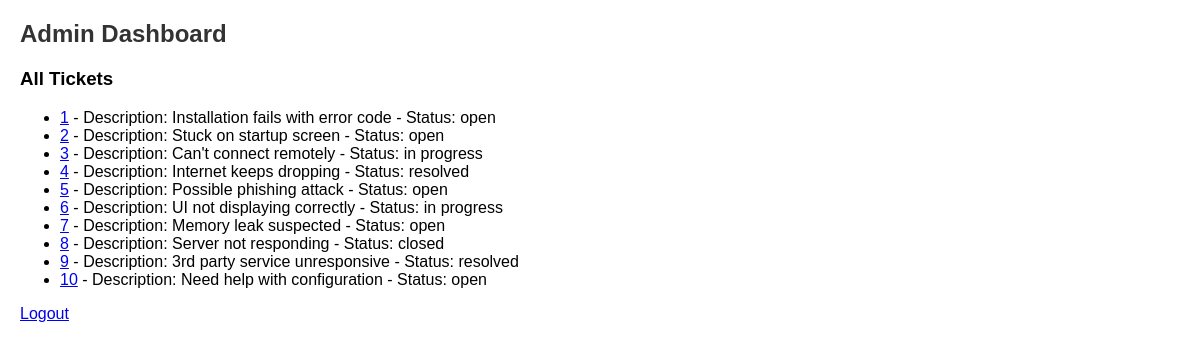
The app's page /dashboard (signed in) with its own data.
### tables this page shows
CREATE TABLE tickets (
            ticket_id INTEGER PRIMARY KEY AUTOINCREMENT,
            user_id INTEGER NOT NULL,
            category_id INTEGER NOT NULL,
            title TEXT NOT NULL,
            description TEXT NOT NULL,
            status TEXT NOT NULL,
            created_at TIMESTAMP DEFAULT CURRENT_TIMESTAMP,
            FOREIGN KEY (user_id) REFERENCES users(user_id),
            FOREIGN KEY (category_id) REFERENCES categories(category_id)
        );

### app.py (the view)
@app.route('/dashboard')
def dashboard():
    if 'user_id' not in session:
        return redirect('/')
    if session['role'] == 'admin':
        tickets = get_all_tickets()
    else:
        tickets = get_tickets_for_user(session['user_id'])
    return render_template(
        'admin_dashboard.html' if session['role'] == 'admin' else 'user_dashboard.html',
        tickets=tickets
    )

### database_operations.py (called while the page is built)
def get_db_connection():
    return sqlite3.connect(DB_NAME)

def get_all_tickets():
    conn = get_db_connection()
    cursor = conn.cursor()
    cursor.execute("SELECT * FROM tickets")
    tickets = cursor.fetchall()
    conn.close()
    return tickets

### templates/admin_dashboard.html
<!DOCTYPE html>
<html lang="en">
<head>
    <link rel="stylesheet" href="{{ url_for('static', filename='styles.css') }}">
</head>
<body>
    <h2>Admin Dashboard</h2>
    <h3>All Tickets</h3>
    <ul>
        {% for ticket in tickets %}
            <li><a href="/ticket/{{ ticket[0] }}">{{ ticket[0] }}</a> - Description: {{ ticket[4] }}  - Status: {{ ticket[5] }}</li>
        {% endfor %}
    </ul>
    <a href="/logout">Logout</a>
</body>
</html>

### static/styles.css (style rules this page uses)
body { font-family: Arial, sans-serif; margin: 20px; }
h2 { color: #333; }

### records on screen
tickets: ticket_id "1", description "Installation fails with error code", status "open"
tickets: ticket_id "2", description "Stuck on startup screen", status "open"
tickets: ticket_id "3", description "Can't connect remotely", status "in progress"
tickets: ticket_id "4", description "Internet keeps dropping", status "resolved"
tickets: ticket_id "5", description "Possible phishing attack", status "open"
tickets: ticket_id "6", description "UI not displaying correctly", status "in progress"
tickets: ticket_id "7", description "Memory leak suspected", status "open"
tickets: ticket_id "8", description "Server not responding", status "closed"
tickets: ticket_id "9", description "3rd party service unresponsive", status "resolved"
tickets: ticket_id "10", description "Need help with configuration", status "open"
